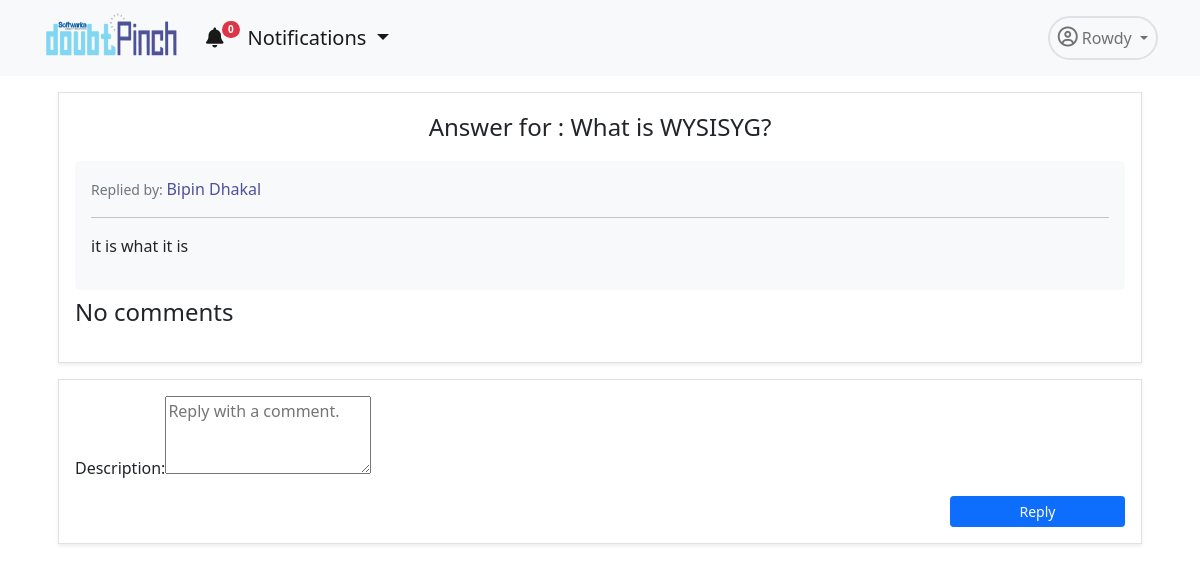
The page /app/comment/26 (signed in) on the database as committed earlier.
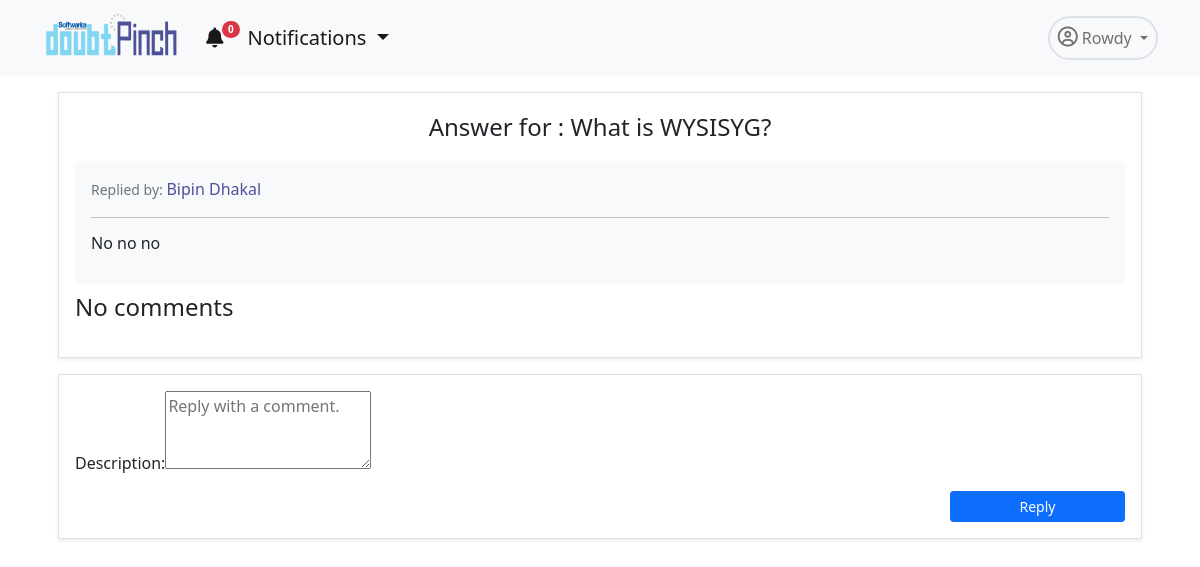
The same page on the database as committed later.
### dpapp/models.py (models this page shows, shortened)
class Answer(models.Model):
    user= models.ForeignKey(User, on_delete=models.CASCADE, related_name='answerer')
    doubt=models.ForeignKey(Doubt,on_delete=models.CASCADE)
    description=models.TextField(null=True)
    created_on = models.DateTimeField(default=datetime.now, blank=True)
    updated=models.BooleanField(default=False)

class Doubt(models.Model):
    user= models.ForeignKey(User,on_delete=models.CASCADE)
    title= models.TextField(null=False)
    description=models.TextField(null=True, blank=True)
    created_on = models.DateTimeField(default=datetime.now, blank=True)
    views= models.IntegerField(default=0)
    tags = TaggableManager()
    def __str__(self):
        return self.title

### accounts/models.py (models this page shows, shortened)
class User(AbstractUser):
    username = None#models.CharField(max_length=255, null=True, blank=True)
    email = models.EmailField(
        verbose_name='email address',
        max_length=255,
        unique=True,
    )
    profile_pic= models.ImageField(upload_to='admin_pics', null=True, blank=True)
    email_confirmed = models.BooleanField(default=False) #initially this field is false but will se chan
    is_active = models.BooleanField(default=False)
    is_staff = models.BooleanField(default=False) # a admin user; non super-user
    is_admin = models.BooleanField(default=False)
    is_seller = models.BooleanField(default=False)
    is_customer = models.BooleanField(default=False)
    description=models.TextField(null=True)
    USERNAME_FIELD = 'email'
    REQUIRED_FIELDS = [] #emaila nd password are required fields and first name and last name is inherited from the user creation model
    object = UserManager()

### dpapp/views.py (the view, shortened to what this page needs)
# urls.py: path('comment/<int:id>',CommentView.as_view(),name='comment'),
@method_decorator(login_required, name='dispatch')
class CommentView(TemplateView):
    template_name="dpapp/comments.html"
    def get_context_data(self, **kwargs):
        context = super(CommentView, self).get_context_data(**kwargs)
        answer_id= self.kwargs['id']
        answer= Answer.objects.get(id=answer_id)
        comments= Comment.objects.filter(answer=answer)
        paginator= Paginator(comments,10)
        page = self.request.GET.get('page')
        try:
            comments = paginator.page(page)
        except PageNotAnInteger:
            comments = paginator.page(1)
        except EmptyPage:
            comments = paginator.page(paginator.num_pages)
        context.update({'comments':comments,'answer':answer, 'form':CommentForm, 'page':page})
        return context

### dpapp/blognav.py (called while the page is built)
def navbar(request):
    if not request.user.is_anonymous:
        user=request.user
        notifications = Notification.objects.filter(user=user).order_by('-id')[:5]
        noti_count = Notification.objects.filter(user=user, is_seen=False).count()
        return {'nav_notifications': notifications,'noti_count':noti_count}
    return {'nav_notifications': '0','noti_count':0}

### templates/dpapp/comments.html (shortened to what this page needs)
{% extends 'dpapp/base.html' %}
{% load static %}
{% load bootstrap %}
        {% block navbar%}
        <link rel="stylesheet" href="{% static 'dpapp/css/paginate.css' %}">
        <div class="container">
            <div class=" mt-3 ">
                <div class="col border shadow-sm p-3 mx-3 mb-3">
                    <p class="fw-light fs-4 text-center">Answer for : <b><a class="text-decoration-none text-dark" href="{% url 'dpapp:detail' answer.doubt.id %}">{{answer.doubt}}</a></b></p>
                    <div class="mt-1">
                        <div class="bg-light mt-2 p-3 rounded-3  ">
                            <small class="text-muted">Replied by: <span class="fs-6 text-pinch">{{answer.user.first_name}} {{answer.user.last_name}}</span></small><hr>
                            <p class="h6 text-dark mb-3">{{answer.description|safe}}</p>
                        </div>
                    </div>
                    {% if answer.comment_set.count == 0 %}
                    <p class="fw-light fs-4 text-left mt-1">No comments</p>
                    {% elif answer.comment_set.count == 1 %}
                    <p class="fw-light fs-4 text-left mt-1">{{answer.comment_set.count}} comment:</p>
                    {%else%}
                    <p class="fw-light fs-4 text-left mt-1">{{answer.comment_set.count}} comments:</p>
                    {%endif%}
                </div>
                <div class="mt-3   mx-3 border shadow-sm p-3  mb-3">
                    <form method="post" enctype="multipart/form-data">
                        {{form|bootstrap}}
                        <div class="d-flex justify-content-end mt-3">
                            <button type="submit" class="btn btn-primary btn-sm col-2 fw-light"
                                onclick="return confirm ('You cannot edit the comment once it get published.')">Reply</button>
                        </div>
                    </form>
                </div>
            </div>
        </div>
{% endblock %}

Rows that differ between the two databases and show on the page:
changed Answer "What is WYSISYG?": description "it is what it is" → "No no no"
